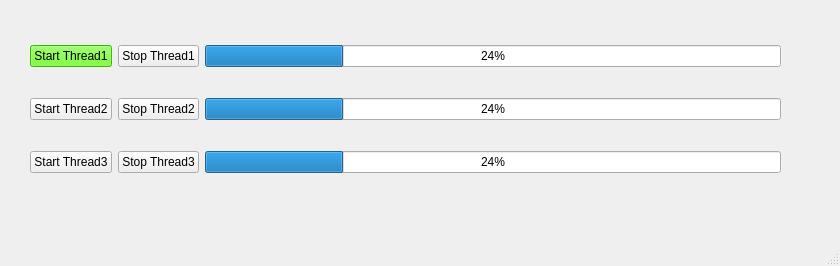
<?xml version="1.0" encoding="UTF-8"?>
<ui version="4.0">
 <class>MainWindow</class>
 <widget class="QMainWindow" name="MainWindow">
  <property name="geometry">
   <rect>
    <x>0</x>
    <y>0</y>
    <width>840</width>
    <height>266</height>
   </rect>
  </property>
  <property name="windowTitle">
   <string>MainWindow</string>
  </property>
  <widget class="QWidget" name="centralwidget">
   <widget class="QWidget" name="">
    <property name="geometry">
     <rect>
      <x>30</x>
      <y>20</y>
      <width>751</width>
      <height>181</height>
     </rect>
    </property>
    <layout class="QGridLayout" name="gridLayout">
     <item row="1" column="2">
      <widget class="QProgressBar" name="progressBar">
       <property name="value">
        <number>24</number>
       </property>
      </widget>
     </item>
     <item row="4" column="2">
      <widget class="QProgressBar" name="progressBar_3">
       <property name="value">
        <number>24</number>
       </property>
      </widget>
     </item>
     <item row="4" column="0">
      <widget class="QPushButton" name="pushButton_3">
       <property name="text">
        <string>Start Thread3</string>
       </property>
      </widget>
     </item>
     <item row="3" column="2">
      <widget class="QProgressBar" name="progressBar_2">
       <property name="value">
        <number>24</number>
       </property>
      </widget>
     </item>
     <item row="1" column="0">
      <widget class="QPushButton" name="pushButton">
       <property name="styleSheet">
        <string notr="true">background-color: rgb(85, 255, 0);</string>
       </property>
       <property name="text">
        <string>Start Thread1</string>
       </property>
      </widget>
     </item>
     <item row="3" column="0">
      <widget class="QPushButton" name="pushButton_2">
       <property name="text">
        <string>Start Thread2</string>
       </property>
      </widget>
     </item>
     <item row="4" column="1">
      <widget class="QPushButton" name="pushButton_6">
       <property name="text">
        <string>Stop Thread3</string>
       </property>
      </widget>
     </item>
     <item row="3" column="1">
      <widget class="QPushButton" name="pushButton_5">
       <property name="text">
        <string>Stop Thread2</string>
       </property>
      </widget>
     </item>
     <item row="1" column="1">
      <widget class="QPushButton" name="pushButton_4">
       <property name="text">
        <string>Stop Thread1</string>
       </property>
      </widget>
     </item>
    </layout>
   </widget>
  </widget>
  <widget class="QMenuBar" name="menubar">
   <property name="geometry">
    <rect>
     <x>0</x>
     <y>0</y>
     <width>840</width>
     <height>21</height>
    </rect>
   </property>
  </widget>
  <widget class="QStatusBar" name="statusbar"/>
 </widget>
 <resources/>
 <connections/>
</ui>
